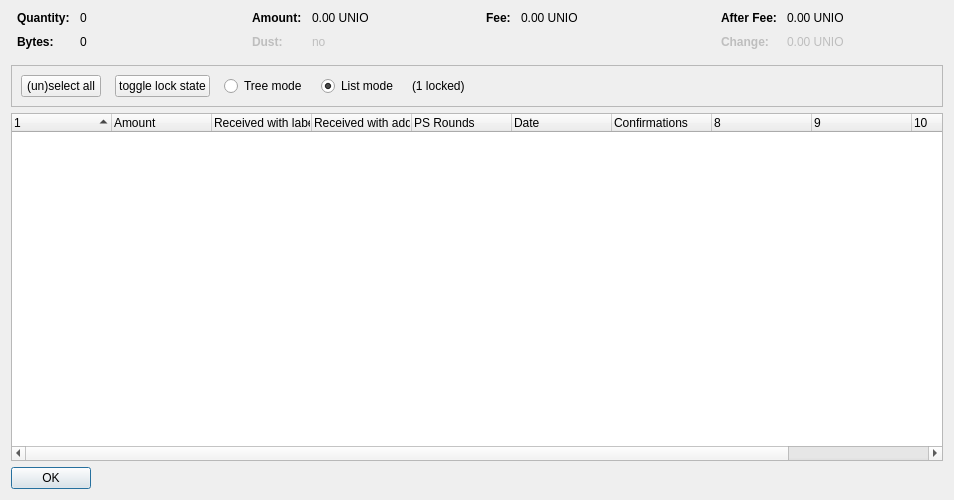
<?xml version="1.0" encoding="UTF-8"?>
<ui version="4.0">
 <class>CoinControlDialog</class>
 <widget class="QDialog" name="CoinControlDialog">
  <property name="geometry">
   <rect>
    <x>0</x>
    <y>0</y>
    <width>954</width>
    <height>500</height>
   </rect>
  </property>
  <property name="windowTitle">
   <string>Coin Selection</string>
  </property>
  <layout class="QVBoxLayout" name="verticalLayout">
   <item>
    <layout class="QHBoxLayout" name="horizontalLayoutTop" stretch="0,0,0,0">
     <property name="topMargin">
      <number>0</number>
     </property>
     <property name="bottomMargin">
      <number>10</number>
     </property>
     <item>
      <layout class="QFormLayout" name="formLayoutCoinControl1">
       <property name="horizontalSpacing">
        <number>10</number>
       </property>
       <property name="verticalSpacing">
        <number>10</number>
       </property>
       <property name="leftMargin">
        <number>6</number>
       </property>
       <property name="rightMargin">
        <number>6</number>
       </property>
       <item row="0" column="0">
        <widget class="QLabel" name="labelCoinControlQuantityText">
         <property name="font">
          <font>
           <weight>75</weight>
           <bold>true</bold>
          </font>
         </property>
         <property name="text">
          <string>Quantity:</string>
         </property>
        </widget>
       </item>
       <item row="0" column="1">
        <widget class="QLabel" name="labelCoinControlQuantity">
         <property name="cursor">
          <cursorShape>IBeamCursor</cursorShape>
         </property>
         <property name="contextMenuPolicy">
          <enum>Qt::ActionsContextMenu</enum>
         </property>
         <property name="text">
          <string notr="true">0</string>
         </property>
         <property name="textInteractionFlags">
          <set>Qt::LinksAccessibleByMouse|Qt::TextSelectableByKeyboard|Qt::TextSelectableByMouse</set>
         </property>
        </widget>
       </item>
       <item row="1" column="0">
        <widget class="QLabel" name="labelCoinControlBytesText">
         <property name="font">
          <font>
           <weight>75</weight>
           <bold>true</bold>
          </font>
         </property>
         <property name="text">
          <string>Bytes:</string>
         </property>
        </widget>
       </item>
       <item row="1" column="1">
        <widget class="QLabel" name="labelCoinControlBytes">
         <property name="cursor">
          <cursorShape>IBeamCursor</cursorShape>
         </property>
         <property name="contextMenuPolicy">
          <enum>Qt::ActionsContextMenu</enum>
         </property>
         <property name="text">
          <string notr="true">0</string>
         </property>
         <property name="textInteractionFlags">
          <set>Qt::LinksAccessibleByMouse|Qt::TextSelectableByKeyboard|Qt::TextSelectableByMouse</set>
         </property>
        </widget>
       </item>
      </layout>
     </item>
     <item>
      <layout class="QFormLayout" name="formLayoutCoinControl2">
       <property name="horizontalSpacing">
        <number>10</number>
       </property>
       <property name="verticalSpacing">
        <number>10</number>
       </property>
       <property name="leftMargin">
        <number>6</number>
       </property>
       <property name="rightMargin">
        <number>6</number>
       </property>
       <item row="0" column="0">
        <widget class="QLabel" name="labelCoinControlAmountText">
         <property name="font">
          <font>
           <weight>75</weight>
           <bold>true</bold>
          </font>
         </property>
         <property name="text">
          <string>Amount:</string>
         </property>
        </widget>
       </item>
       <item row="0" column="1">
        <widget class="QLabel" name="labelCoinControlAmount">
         <property name="cursor">
          <cursorShape>IBeamCursor</cursorShape>
         </property>
         <property name="contextMenuPolicy">
          <enum>Qt::ActionsContextMenu</enum>
         </property>
         <property name="text">
          <string notr="true">0.00 UNIO</string>
         </property>
         <property name="textInteractionFlags">
          <set>Qt::LinksAccessibleByMouse|Qt::TextSelectableByKeyboard|Qt::TextSelectableByMouse</set>
         </property>
        </widget>
       </item>
       <item row="1" column="0">
        <widget class="QLabel" name="labelCoinControlLowOutputText">
         <property name="enabled">
          <bool>false</bool>
         </property>
         <property name="font">
          <font>
           <weight>75</weight>
           <bold>true</bold>
          </font>
         </property>
         <property name="text">
          <string>Dust:</string>
         </property>
        </widget>
       </item>
       <item row="1" column="1">
        <widget class="QLabel" name="labelCoinControlLowOutput">
         <property name="enabled">
          <bool>false</bool>
         </property>
         <property name="cursor">
          <cursorShape>IBeamCursor</cursorShape>
         </property>
         <property name="contextMenuPolicy">
          <enum>Qt::ActionsContextMenu</enum>
         </property>
         <property name="text">
          <string notr="true">no</string>
         </property>
         <property name="textInteractionFlags">
          <set>Qt::LinksAccessibleByMouse|Qt::TextSelectableByKeyboard|Qt::TextSelectableByMouse</set>
         </property>
        </widget>
       </item>
      </layout>
     </item>
     <item>
      <layout class="QFormLayout" name="formLayoutCoinControl3">
       <property name="horizontalSpacing">
        <number>10</number>
       </property>
       <property name="verticalSpacing">
        <number>10</number>
       </property>
       <property name="leftMargin">
        <number>6</number>
       </property>
       <property name="rightMargin">
        <number>6</number>
       </property>
       <item row="0" column="0">
        <widget class="QLabel" name="labelCoinControlFeeText">
         <property name="font">
          <font>
           <weight>75</weight>
           <bold>true</bold>
          </font>
         </property>
         <property name="text">
          <string>Fee:</string>
         </property>
        </widget>
       </item>
       <item row="0" column="1">
        <widget class="QLabel" name="labelCoinControlFee">
         <property name="cursor">
          <cursorShape>IBeamCursor</cursorShape>
         </property>
         <property name="contextMenuPolicy">
          <enum>Qt::ActionsContextMenu</enum>
         </property>
         <property name="text">
          <string notr="true">0.00 UNIO</string>
         </property>
         <property name="textInteractionFlags">
          <set>Qt::LinksAccessibleByMouse|Qt::TextSelectableByKeyboard|Qt::TextSelectableByMouse</set>
         </property>
        </widget>
       </item>
      </layout>
     </item>
     <item>
      <layout class="QFormLayout" name="formLayoutCoinControl4">
       <property name="horizontalSpacing">
        <number>10</number>
       </property>
       <property name="verticalSpacing">
        <number>10</number>
       </property>
       <property name="leftMargin">
        <number>6</number>
       </property>
       <property name="rightMargin">
        <number>6</number>
       </property>
       <item row="0" column="0">
        <widget class="QLabel" name="labelCoinControlAfterFeeText">
         <property name="font">
          <font>
           <weight>75</weight>
           <bold>true</bold>
          </font>
         </property>
         <property name="text">
          <string>After Fee:</string>
         </property>
        </widget>
       </item>
       <item row="0" column="1">
        <widget class="QLabel" name="labelCoinControlAfterFee">
         <property name="cursor">
          <cursorShape>IBeamCursor</cursorShape>
         </property>
         <property name="contextMenuPolicy">
          <enum>Qt::ActionsContextMenu</enum>
         </property>
         <property name="text">
          <string notr="true">0.00 UNIO</string>
         </property>
         <property name="textInteractionFlags">
          <set>Qt::LinksAccessibleByMouse|Qt::TextSelectableByKeyboard|Qt::TextSelectableByMouse</set>
         </property>
        </widget>
       </item>
       <item row="1" column="0">
        <widget class="QLabel" name="labelCoinControlChangeText">
         <property name="enabled">
          <bool>false</bool>
         </property>
         <property name="font">
          <font>
           <weight>75</weight>
           <bold>true</bold>
          </font>
         </property>
         <property name="text">
          <string>Change:</string>
         </property>
        </widget>
       </item>
       <item row="1" column="1">
        <widget class="QLabel" name="labelCoinControlChange">
         <property name="enabled">
          <bool>false</bool>
         </property>
         <property name="cursor">
          <cursorShape>IBeamCursor</cursorShape>
         </property>
         <property name="contextMenuPolicy">
          <enum>Qt::ActionsContextMenu</enum>
         </property>
         <property name="text">
          <string notr="true">0.00 UNIO</string>
         </property>
         <property name="textInteractionFlags">
          <set>Qt::LinksAccessibleByMouse|Qt::TextSelectableByKeyboard|Qt::TextSelectableByMouse</set>
         </property>
        </widget>
       </item>
      </layout>
     </item>
    </layout>
   </item>
   <item>
    <widget class="QFrame" name="frame">
     <property name="minimumSize">
      <size>
       <width>0</width>
       <height>40</height>
      </size>
     </property>
     <property name="frameShape">
      <enum>QFrame::StyledPanel</enum>
     </property>
     <property name="frameShadow">
      <enum>QFrame::Sunken</enum>
     </property>
     <layout class="QHBoxLayout" name="horizontalLayout">
      <item>
       <layout class="QHBoxLayout" name="horizontalLayoutPanel" stretch="0,0,0,0,0,0">
        <property name="spacing">
         <number>14</number>
        </property>
        <item>
         <widget class="QPushButton" name="pushButtonSelectAll">
          <property name="sizePolicy">
           <sizepolicy hsizetype="Maximum" vsizetype="Fixed">
            <horstretch>0</horstretch>
            <verstretch>0</verstretch>
           </sizepolicy>
          </property>
          <property name="text">
           <string>(un)select all</string>
          </property>
          <property name="autoDefault">
           <bool>false</bool>
          </property>
         </widget>
        </item>
        <item>
         <widget class="QPushButton" name="pushButtonToggleLock">
          <property name="sizePolicy">
           <sizepolicy hsizetype="Maximum" vsizetype="Fixed">
            <horstretch>0</horstretch>
            <verstretch>0</verstretch>
           </sizepolicy>
          </property>
          <property name="text">
           <string>toggle lock state</string>
          </property>
          <property name="autoDefault">
           <bool>false</bool>
          </property>
         </widget>
        </item>
        <item>
         <widget class="QRadioButton" name="radioTreeMode">
          <property name="sizePolicy">
           <sizepolicy hsizetype="Maximum" vsizetype="Fixed">
            <horstretch>0</horstretch>
            <verstretch>0</verstretch>
           </sizepolicy>
          </property>
          <property name="text">
           <string>Tree mode</string>
          </property>
         </widget>
        </item>
        <item>
         <widget class="QRadioButton" name="radioListMode">
          <property name="sizePolicy">
           <sizepolicy hsizetype="Maximum" vsizetype="Fixed">
            <horstretch>0</horstretch>
            <verstretch>0</verstretch>
           </sizepolicy>
          </property>
          <property name="text">
           <string>List mode</string>
          </property>
          <property name="checked">
           <bool>true</bool>
          </property>
         </widget>
        </item>
        <item>
         <widget class="QLabel" name="labelLocked">
          <property name="text">
           <string>(1 locked)</string>
          </property>
         </widget>
        </item>
        <item>
         <spacer name="horizontalSpacer">
          <property name="orientation">
           <enum>Qt::Horizontal</enum>
          </property>
          <property name="sizeHint" stdset="0">
           <size>
            <width>40</width>
            <height>20</height>
           </size>
          </property>
         </spacer>
        </item>
       </layout>
      </item>
     </layout>
    </widget>
   </item>
   <item>
    <widget class="CoinControlTreeWidget" name="treeWidget">
     <property name="contextMenuPolicy">
      <enum>Qt::CustomContextMenu</enum>
     </property>
     <property name="sortingEnabled">
      <bool>false</bool>
     </property>
     <property name="columnCount">
      <number>11</number>
     </property>
     <attribute name="headerShowSortIndicator" stdset="0">
      <bool>true</bool>
     </attribute>
     <attribute name="headerStretchLastSection">
      <bool>false</bool>
     </attribute>
     <column>
      <property name="text">
       <string/>
      </property>
     </column>
     <column>
      <property name="text">
       <string>Amount</string>
      </property>
     </column>
     <column>
      <property name="text">
       <string>Received with label</string>
      </property>
     </column>
     <column>
      <property name="text">
       <string>Received with address</string>
      </property>
     </column>
     <column>
      <property name="text">
       <string>PS Rounds</string>
      </property>
     </column>
     <column>
      <property name="text">
       <string>Date</string>
      </property>
     </column>
     <column>
      <property name="text">
       <string>Confirmations</string>
      </property>
      <property name="toolTip">
       <string>Confirmed</string>
      </property>
     </column>
     <column>
      <property name="text">
       <string/>
      </property>
     </column>
     <column>
      <property name="text">
       <string/>
      </property>
     </column>
     <column>
      <property name="text">
       <string/>
      </property>
     </column>
     <column>
      <property name="text">
       <string/>
      </property>
     </column>
    </widget>
   </item>
   <item>
    <widget class="QDialogButtonBox" name="buttonBox">
     <property name="sizePolicy">
      <sizepolicy hsizetype="Maximum" vsizetype="Fixed">
       <horstretch>0</horstretch>
       <verstretch>0</verstretch>
      </sizepolicy>
     </property>
     <property name="orientation">
      <enum>Qt::Horizontal</enum>
     </property>
     <property name="standardButtons">
      <set>QDialogButtonBox::Ok</set>
     </property>
    </widget>
   </item>
  </layout>
 </widget>
 <customwidgets>
  <customwidget>
   <class>CoinControlTreeWidget</class>
   <extends>QTreeWidget</extends>
   <header>coincontroltreewidget.h</header>
  </customwidget>
 </customwidgets>
 <resources/>
 <connections/>
</ui>
